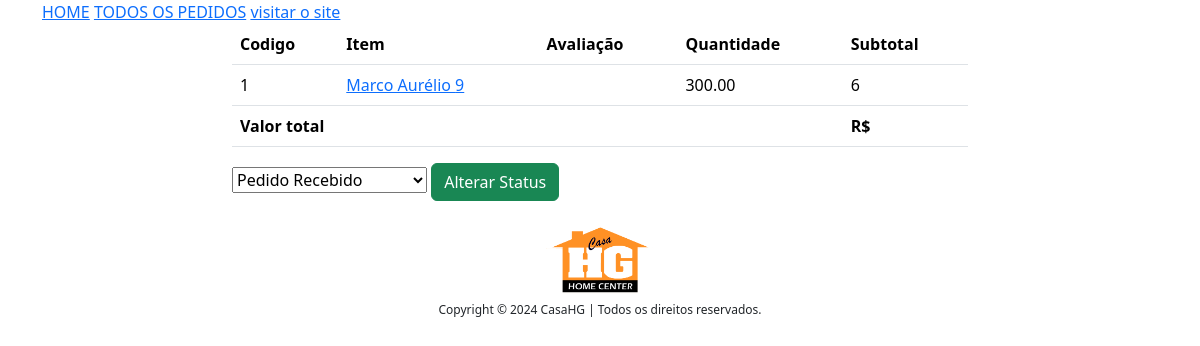
The page /admin-pedido-42/ (signed in) on the database as committed earlier.
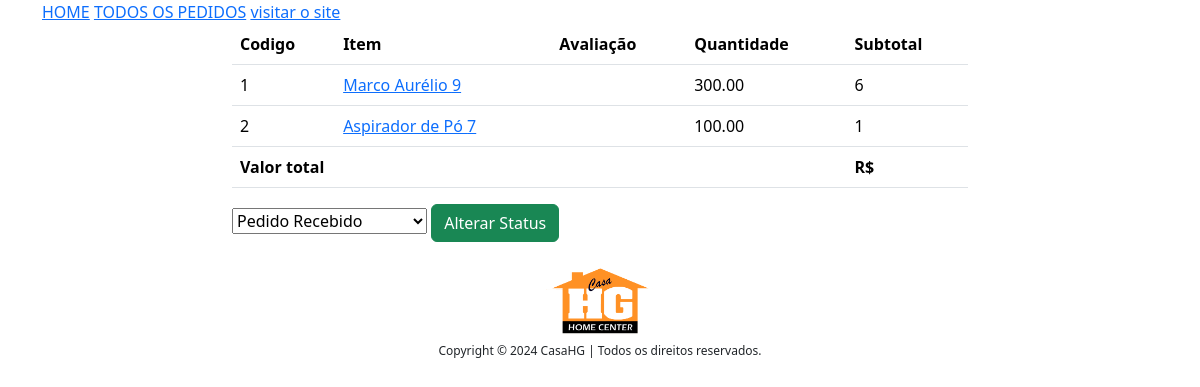
The same page on the database as committed later.
### app/models.py (models this page shows, shortened)
class CarroProduto(models.Model):
    carro = models.ForeignKey(Carro, on_delete=models.CASCADE)
    produto = models.ForeignKey(Produto, on_delete=models.CASCADE)
    preco_unitario = models.DecimalField(max_digits=10, decimal_places=2,default=0)
    quantidade = models.PositiveIntegerField()
    subtotal = models.DecimalField(max_digits=10, decimal_places=2,default=0)
    criado_em = models.DateTimeField(auto_now_add=True)

class Produto(models.Model):
    codigo = models.CharField(max_length=10) #codigo interno consistente com sistema
    descricao = models.CharField(max_length=200)
    codigo_GTIN = models.CharField(max_length=14) #se o produto não tiver codigo GTIN cadastrado, usar codigo interno
    preco_unitario_bruto = models.DecimalField(max_digits=10, decimal_places=2) #preço cheio, sem desconto
    desconto_dinheiro = models.DecimalField(max_digits=10, decimal_places=2) # em %, percentual de desconto para pagamento em dinheiro, aplicado no preco_unitario_bruto
    desconto_retira = models.DecimalField(max_digits=10,decimal_places=2)  # em %, percentual de desconto para compras para retirada no depósito, aplicado no preco_unitario_bruto
    unidade = models.CharField(max_length=30,default="un") #unidade em que o produto é comercializado
    fechamento_embalagem = models.DecimalField(max_digits=10, decimal_places=2, default=1.00)
    slug = models.SlugField(unique=True)
    Categoria = models.ForeignKey(Categoria,on_delete=models.CASCADE)
    image = models.ImageField(upload_to="produtos")
    titulo = models.CharField(max_length=200)
    venda = models.DecimalField(max_digits=10, decimal_places=2)
    garantia = models.CharField(max_length=300,null=True,blank=True)
    return_devolucao = models.CharField(max_length=300,null=True,blank=True)
    visualizacao = models.PositiveIntegerField(default=0)

class Pedido_order(models.Model):
    cliente = models.ForeignKey(Cliente,on_delete=models.CASCADE,default="")
    nome_cliente = models.CharField(max_length=200,default="")
    cpf_cnpj = models.CharField(max_length=20, default="") # cpf do cliente formatadinho direitinho
    codigo_cliente = models.CharField(max_length=8,default="",null=True,blank=True) # codigo consistente com sistema interno, se não tiver
    telefone = models.CharField(max_length=19,default="")
    email = models.EmailField(default="")
    carro = models.ForeignKey(Carro,on_delete=models.CASCADE)
    pedido_status = models.CharField(max_length=50, choices=PEDIDO_STATUS)
    total_bruto = models.DecimalField(max_digits=10,decimal_places=2,default=0)
    frete =  models.DecimalField(max_digits=10,decimal_places=2,default=0)
    total_desconto = models.DecimalField(max_digits=10,decimal_places=2,default=0)
    total_final = models.DecimalField(max_digits=10,decimal_places=2,default=0)
    local_de_pagamento = models.CharField(max_length=200,default="",null=True,blank=True)
    forma_de_pagamento = models.CharField(max_length=200,default="",null=True,blank=True)
    parcelas = models.PositiveIntegerField(default=1)
    valor_parcela = models.DecimalField(max_digits=10,decimal_places=2,default=0)
    endereco_envio = models.ForeignKey(Endereco,on_delete=models.CASCADE,default="")
    endereco_envio_formatado = models.CharField(max_length=200,default="")
    criado_em = models.DateTimeField(auto_now_add=True)
    ordenado_por = models.CharField(max_length=200,null=True,blank=True)

class Empresa(models.Model):
    titulo = models.CharField(max_length=200)
    link = models.CharField(max_length=200,null=True,blank=True)
    image = models.ImageField(upload_to="empresas")

### app/views.py (the view)
# urls.py: path("admin-pedido-<int:pk>/", AdminPedidoView.as_view(), name="adminpedido"),
class AdminPedidoView(AdminRequireMixin, BaseContextMixin, DetailView):
    template_name = "admin_paginas/adminpedidodetalhe.html"
    model = Pedido_order
    context_object_name = "pedido_obj"
    def get_context_data(self, **kwargs):
        context = super().get_context_data(**kwargs)
        context["PEDIDO_STATUS"] = PEDIDO_STATUS
        return context

### app/context_processors.py (called while the page is built)
def add_empresa_to_context(request):
    return {'empresa': Empresa.objects.first(), 'debug_var': 'Debug Variable'}

### app/views.py (called while the page is built)
    def dispatch(self, request, *args, **kwargs):
        if request.user.is_authenticated:# and Admin.objects.filter(user=request.user).exists():
            pass
        else:
            return redirect("/admin-login/")
        return super().dispatch(request,*args,**kwargs)

    def get_context_data(self, **kwargs):
        context = super().get_context_data(**kwargs)
        context['todoscategorias'] = Categoria.objects.all()
        context['footer'] = Empresa.objects.all()
        return context

### templates/admin_paginas/adminpedidodetalhe.html (shortened to what this page needs)
{%extends "admin_paginas/adminbase.html"%}
{% load humanize %}
    {% block content %}
    <div class="container">
      <div class="row">
        <div class="col-md-8 mx-auto">
          <table class="table">
                <thead>
                    <tr>
                        <th>Codigo</th>
                        <th>Item</th>
                        <th>Avaliação</th>
                        <th>Quantidade</th>
                        <th>Subtotal</th>
                    </tr>
                </thead>
                <tbody>
                {% for cp in pedido_obj.carro.carroproduto_set.all %}
                <tr>
                    <td>{{forloop.counter}}</td>
                    <td><a target="_blank" href="{%url 'lojaapp:produtodetalhe' cp.produto.slug %}">{{cp.produto.titulo}} {{cp.produto.id}}</a></td>
                    <td>{{cp.avaliacao}}</td>
                    <td>{{cp.subtotal}}</td>
                    <td>{{cp.quantidade}}</td>
                </tr>
                {% endfor %}
                <tr>
                <th colspan="4" class="text-right"> Valor total</th>
                <th>R$ {{pedido_obj.total|intcomma}}</th>
                </tr>
                </tbody>
            </table>
            <form action="{% url 'lojaapp:adminpedidomudar' pedido_obj.id %}" method="post">
                <select name = "status">
                    {% for i,j in PEDIDO_STATUS %}
                        <option value="{{i}}" {% if i == pedido_obj.pedido_status%} selected="selected" {%endif%}>{{j}}</option>
                    {%endfor%}
                </select>
                <button class="btn btn-success">Alterar Status</button>
            </form>
        </div>
      </div>
    </div>
    {% endblock %}

### templates/admin_paginas/adminbase.html (shortened to what this page needs)
<!doctype html>
<html lang="en">
<head>
    <link rel="stylesheet" href="https://cdn.jsdelivr.net/npm/bootstrap@5.3.2/dist/css/bootstrap.min.css">
</head>
<body>
    <div class = "container">
        <a href = "{% url 'lojaapp:adminhome' %}">HOME</a>
        <a href="{% url 'lojaapp:admintodospedido' %}" target="_blank"> TODOS OS PEDIDOS</a>
        <a href="{% url 'lojaapp:home' %}" target="_blank"> visitar o site</a>
    </div>
    {% block content %}
    {% endblock %}
    <br>
    <footer class="container" style="background-color: transparent; box-shadow: none;">
        <div class="row justify-content-center">
            <div class="col-3" style="display:flex; justify-content: center;">
                {% for empresa in footer %}
                    <a href=""><img src="{{ empresa.image.url }}" style="height: 70px;"></a>
                {% endfor %}
            </div>
            <div class="col-12">
                <h1 class="my-2" style="align-items: center; justify-content: center; font-size: 12px; display:flex;">Copyright © 2024 CasaHG | Todos os direitos reservados.</h1>
            </div>
        </div>
    </footer>
</body>
</html>

Rows that differ between the two databases and show on the page:
added CarroProduto: produto.titulo "Aspirador de Pó", produto.id "7", subtotal "100.00", quantidade "1"
